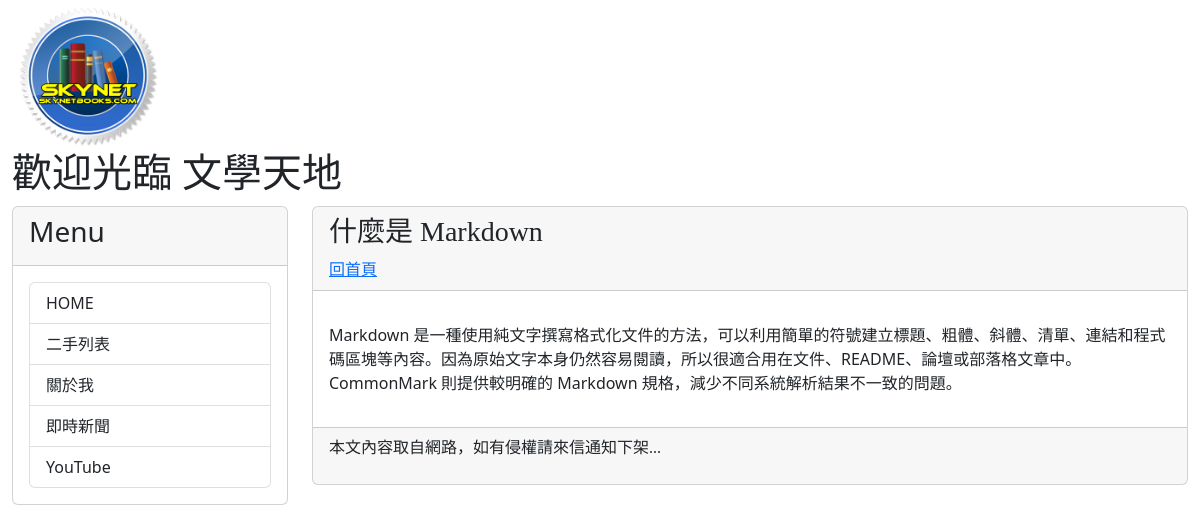
The app's page /post/post5/ with its own data.
### mysite/models.py (models this page shows, shortened)
class Post(models.Model):
    title = models.CharField(max_length=200)
    slug = models.CharField(max_length=200)
    body = models.TextField()
    pub_date = models.DateTimeField(auto_now_add=True)
    class Meta:
        ordering = ('-pub_date',)

### mysite/views.py (the view)
# urls.py: path('post/<slug:slug>/', showpost),
def showpost(request, slug):
    try:
        post = Post.objects.get(slug=slug)
        if post != None:
            return render(request, 'post.html', locals())
    except:
        return redirect('/')

### mysite/templatetags/markdown_extras.py (called while the page is built)
@register.filter
@stringfilter
def convert_markdown(text):
    return markdown.markdown(text)

### templates/post.html (shortened to what this page needs)
{% extends 'base.html' %}
{% load markdown_extras %}
{% block headmessage %}
<h3 style="font-family:微軟正黑體;">
    {{ post.title }}
</h3>
<a style="font-family:微軟正黑體;" href="/">
    回首頁
</a>
{% endblock %}
{% block content %}
<p style="font-family:微軟正黑體;font-size:12pt;letter-spacing:2pt;">
    {{ post.body | convert_markdown | safe }}
</p>
{% endblock %}

### records on screen
Post: title "什麼是 Markdown", body|convert_markdown "Markdown 是一種使用純文字撰寫格式化文件的方法，可以利用簡單的符號建立標題、粗體、斜體、清單、連結和程式碼區塊等內容。因為原始文字本身仍然容易閱讀，所以很適合用在文件、README、論壇或部落格文章中。CommonMark 則提供較明確的 Markdown 規格，減少不同系統解析結果不一致的問題。"
